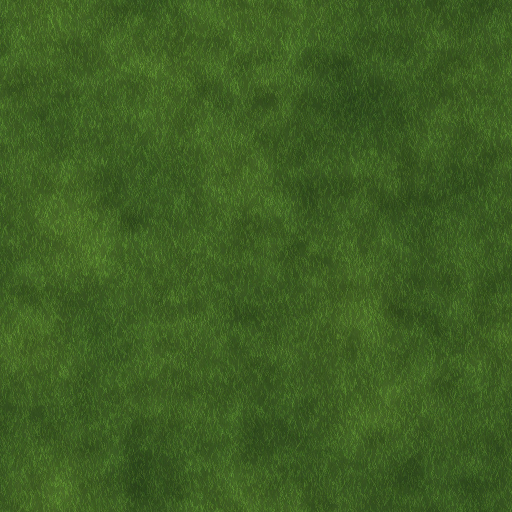
#> input picture assets/3d/conquista-ipiranga/scripts/tex/grama2.jpg, 1024 x 1024 px (shown at 1/2 size); its folder holds 6 pictures in this run
$ python ipi_tex.py
#> lines starting #> are read from the running program, lines starting #| are printed output that depends on the picture
#!/usr/bin/env python3
"""ipi_tex.py -- texturas proprias do Conquista Clube Ipiranga (as demais vem do gerador do Gaia, em tex/).
Fora do Blender, num venv com numpy e pillow:  python ipi_tex.py
  tex/vaga_drenante.jpg  uma vaga de piso drenante (faixas de concreto e grama), u = largura da vaga, v = fundo
  tex/janela_unidade.png janela de dormitorio em cinza claro (1 folha de vidro + 2 de veneziana, FAQ); e o mapa de
                         detalhe da malha "unidades": a cena multiplica pela cor do status (verde, vermelho, cinza)
  tex/placa_conquista.jpg placa da guarita (perspectiva do acesso): fundo branco, moldura azul e o logo oficial do
                         pack do Drive (tex/logo_conquista.png, "541.8_PACK LOGO ... V1F.png"), com DIRECIONAL e
                         CLUBE IPIRANGA em azul-marinho para aparecerem no fundo branco
  tex/vidro_guarita.jpg  vidro da guarita de dia (reflexo azulado) e tex/vidro_guarita_luz.jpg o mesmo vidro com a
                         sala acesa (mapa de emissao: a cena acende a noite, como as janelas das torres)
"""
import os
import numpy as np
from PIL import Image

TEX = os.path.join(os.path.dirname(os.path.abspath(__file__)), 'tex')


def _ladrilho(nome, w, h):
#> called with nome = 'grama2.jpg', w = 512, h = 1024
    im = Image.open(os.path.join(TEX, nome)).convert('RGB')
#> im is the input picture: PIL image 1024x1024 RGB; mean R, G, B 62.1, 94.4, 34.6
    reps = (int(np.ceil(w / im.size[0])) + 1, int(np.ceil(h / im.size[1])) + 1)
#> reps = (2, 2)
    big = Image.new('RGB', (im.size[0] * reps[0], im.size[1] * reps[1]))
#> big: PIL image 2048x2048 RGB; every value is 0
    for i in range(reps[0]):
        for j in range(reps[1]):
            big.paste(im, (i * im.size[0], j * im.size[1]))
    return np.asarray(big.crop((0, 0, w, h)), np.float32) / 255.0


def vaga():
    """256 px = 2,30 m de largura, 512 px = fundo da vaga. Como na implantacao: duas faixas de concreto
    (trilhos das rodas) com grama entre elas e nas bordas, e uma testeira de concreto na frente e no fundo."""
    W, H = 256, 512
    grama = _ladrilho('grama2.jpg', W * 2, H * 2)[::2, ::2]
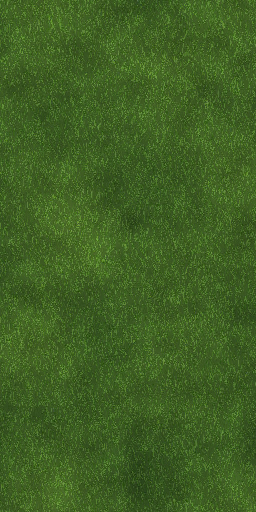
#> grama: shape (512, 256, 3) float32; mean of channels 0, 1, 2 0.251, 0.379, 0.139; drawn as R, G, B
    conc = _ladrilho('concreto.jpg', W, H)
#> call 2 of _ladrilho, with nome = 'concreto.jpg', w = 256, h = 512
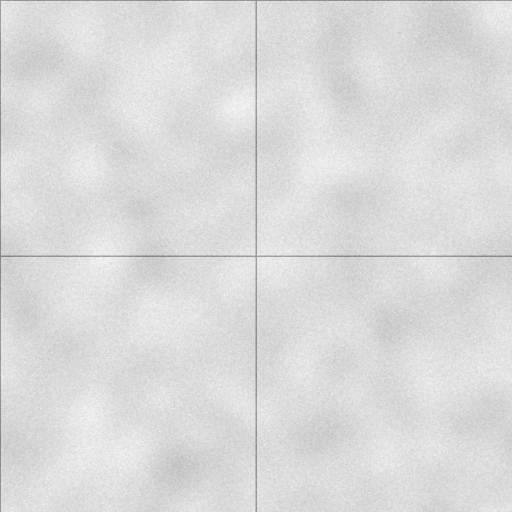
#> input picture assets/3d/conquista-ipiranga/scripts/tex/concreto.jpg, 1024 x 1024 px (shown at 1/2 size)
#> in _ladrilho, im is the input picture: PIL image 1024x1024 RGB; min 121, max 252, mean 218.6
#> in _ladrilho (call 2), `return np.asarray(big.crop((0, 0, w, h)), np.float32) / 255.0`:
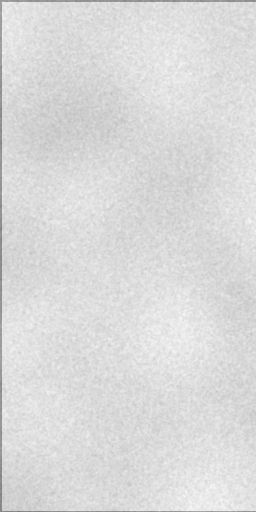
#> returned value: shape (512, 256, 3) float32; min 0.475, max 0.976, mean 0.857
    conc = 0.78 + 0.22 * (conc - conc.mean())             # concreto claro, pouca variacao
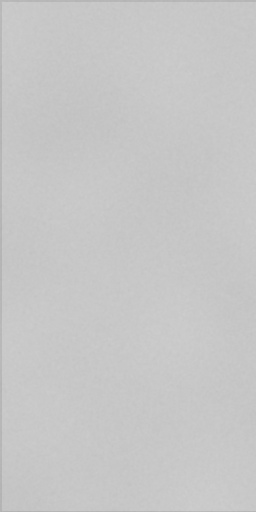
#> conc: shape (512, 256, 3) float32; min 0.696, max 0.806, mean 0.78
    conc = np.clip(conc * np.array([0.93, 0.92, 0.9]), 0, 1)
    u = (np.arange(W) + 0.5) / W
    v = (np.arange(H) + 0.5) / H
    faixa = ((u > 0.05) & (u < 0.25)) | ((u > 0.62) & (u < 0.80)) | (u > 0.965) | (u < 0.012)
    testeira = (v < 0.045) | (v > 0.955)
    m = faixa[None, :] | testeira[:, None]
    out = np.where(m[..., None], conc, grama * 0.92)
    # junta escura entre a grama e o concreto (le como meio-fio do bloco)
    borda = np.zeros((H, W), bool)
    borda[:, 1:] |= m[:, 1:] != m[:, :-1]
    borda[1:, :] |= m[1:, :] != m[:-1, :]
    out[borda] *= 0.72
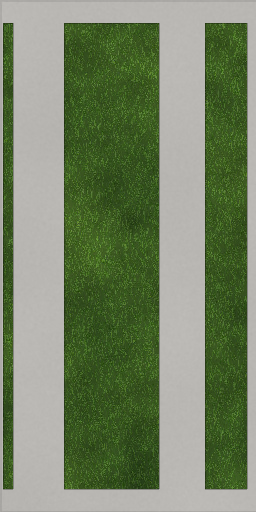
#> out: shape (512, 256, 3) float64; mean of channels 0, 1, 2 0.463, 0.521, 0.399; drawn as R, G, B
    Image.fromarray((np.clip(out, 0, 1) * 255).astype(np.uint8)).save(os.path.join(TEX, 'vaga_drenante.jpg'), quality=88)


def janela_unidade():
    """512 x 512: caixilho claro, folha de vidro a esquerda e duas folhas de veneziana a direita. Tons entre 0,6 e
    0,95 para a cor do status continuar viva depois da multiplicacao."""
    S = 512
    a = np.full((S, S), 0.93, np.float32)
    e = 18                                     # caixilho
    x = np.arange(S)[None, :].repeat(S, 0)
    y = np.arange(S)[:, None].repeat(S, 1)
    dentro = (x > e) & (x < S - e) & (y > e) & (y < S - e)
    xv = int(S * 0.36)
    vidro = dentro & (x < xv - 5)
    t = (y / S)
    a[vidro] = (0.62 + 0.16 * t + 0.08 * np.clip(1 - np.abs((x + y * 0.55) / S - 0.62) * 9, 0, 1))[vidro]
    ven = dentro & (x > xv + 5)
    passo = 22
    lam = ((y - e) % passo).astype(np.float32) / passo
    a[ven] = (0.90 - 0.22 * (lam > 0.78) - 0.08 * lam)[ven]
    a[(np.abs(x - xv) <= 5) & dentro] = 0.95                      # montante entre vidro e veneziana
    a[(np.abs(x - (xv + (S - e - xv) // 2)) <= 3) & ven] = 0.80   # encontro das duas folhas de veneziana
    rgb = np.stack([a, a, a * 1.0], -1)
    Image.fromarray((np.clip(rgb, 0, 1) * 255).astype(np.uint8)).save(os.path.join(TEX, 'janela_unidade.png'))
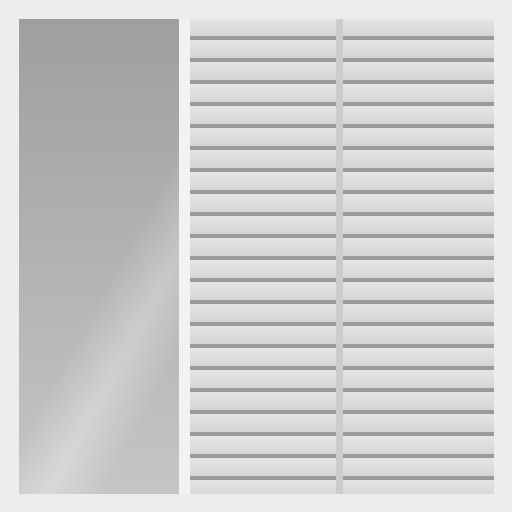
#> saved as janela_unidade.png: PIL image 512x512 RGB; min 153, max 242, mean 205.8


def placa():
    W, H = 1024, 448
    im = Image.new('RGB', (W, H), (247, 247, 244))
#> im: PIL image 1024x448 RGB
    px = np.asarray(im, np.float32)
    b = 14
    azul = np.array([86, 170, 226], np.float32)
    px[:b, :] = azul; px[-b:, :] = azul; px[:, :b] = azul; px[:, -b:] = azul
#> after `px[:, -b:] = azul`:
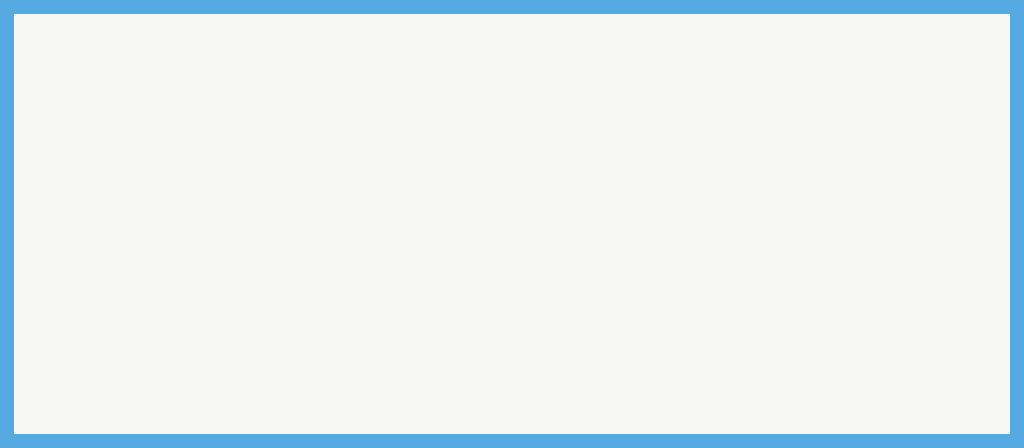
#> px: shape (448, 1024, 3) float32; mean R, G, B 233.7, 240.9, 240.9
#> (the run stopped early here; a loop or call above may not have finished)
